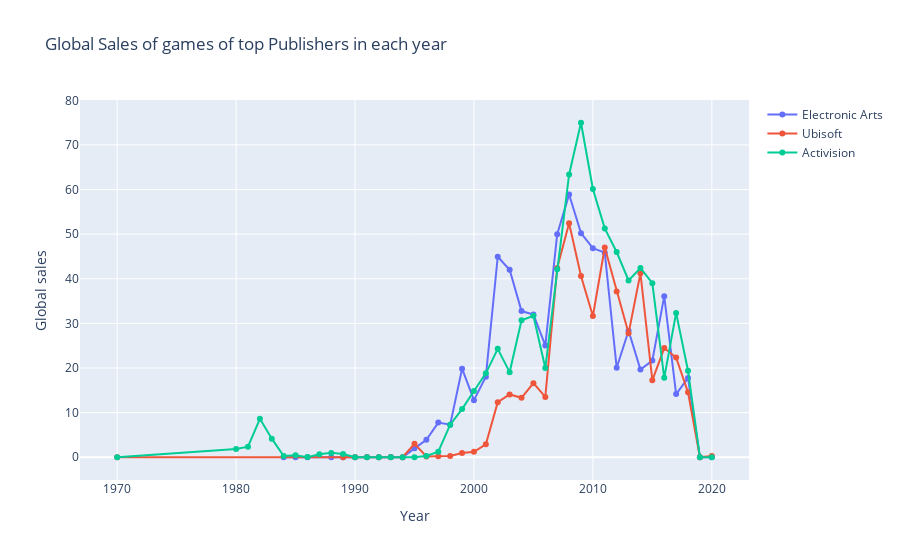

Notebook code cell kept with this figure:
### Code cell
ea_df=ds[ds['Publisher']=='Electronic Arts'][['Global_Sales','Year']].groupby('Year')['Global_Sales'].sum().sort_index()
ubisoft_df=ds[ds['Publisher']=='Ubisoft'][['Global_Sales','Year']].groupby('Year')['Global_Sales'].sum().sort_index()
activision_df=ds[ds['Publisher']=='Activision'][['Global_Sales','Year']].groupby('Year')['Global_Sales'].sum().sort_index()


trace1=go.Scatter(x=ea_df.index,
                  y=ea_df.values,
                  mode='lines+markers',
                 name='Electronic Arts')
trace2=go.Scatter(x=ubisoft_df.index,
                  y=ubisoft_df.values,
                  mode='lines+markers',
                 name='Ubisoft')
trace3=go.Scatter(x=activision_df.index,
                  y=activision_df.values,
                  mode='lines+markers',
                 name='Activision')


layout=go.Layout(title='Global Sales of games of top Publishers in each year',
                xaxis=dict(title='Year'),
                yaxis=dict(title='Global sales'))

fig=go.Figure(data=[trace1,trace2,trace3],layout=layout)
iplot(fig)

### Figure 1 — Plotly figure (JSON) as saved in the notebook; plotly's stock layout.template omitted (floating-point values rounded to 4 significant figures)
{"data": [{"mode": "lines+markers", "name": "Electronic Arts", "type": "scatter", "x": [1984, 1985, 1986, 1988, 1989, 1990, 1991, 1992, 1993, 1994, 1995, 1996, 1997, 1998, 1999, 2000, 2001, 2002, 2003, 2004, 2005, 2006, 2007, 2008, 2009, 2010, 2011, 2012, 2013, 2014, 2015, 2016, 2017, 2018, 2019, 2020], "y": [0, 0, 0, 0, 0, 0, 0.07, 0, 0.06, 0, 2, 3.92, 7.77, 7.3, 19.85, 12.8, 18.05, 44.94, 42.03, 32.76, 31.97, 25.07, 49.97, 58.88, 50.23, 46.85, 45.85, 20.07, 28.35, 19.67, 21.66, 36.1, 14.16, 17.74, 0, 0]}, {"mode": "lines+markers", "name": "Ubisoft", "type": "scatter", "x": [1970, 1989, 1990, 1991, 1992, 1993, 1994, 1995, 1996, 1997, 1998, 1999, 2000, 2001, 2002, 2003, 2004, 2005, 2006, 2007, 2008, 2009, 2010, 2011, 2012, 2013, 2014, 2015, 2016, 2017, 2018, 2019, 2020], "y": [0, 0, 0, 0, 0, 0, 0, 3.03, 0.16, 0.25, 0.3, 0.96, 1.22, 2.9, 12.33, 14.08, 13.32, 16.61, 13.53, 42.44, 52.44, 40.63, 31.65, 47.02, 37.15, 27.77, 41.24, 17.23, 24.48, 22.36, 14.55, 0, 0.29]}, {"mode": "lines+markers", "name": "Activision", "type": "scatter", "x": [1970, 1980, 1981, 1982, 1983, 1984, 1985, 1986, 1987, 1988, 1989, 1990, 1991, 1992, 1993, 1994, 1995, 1996, 1997, 1998, 1999, 2000, 2001, 2002, 2003, 2004, 2005, 2006, 2007, 2008, 2009, 2010, 2011, 2012, 2013, 2014, 2015, 2016, 2017, 2018, 2019, 2020], "y": [0, 1.87, 2.37, 8.61, 4.17, 0.27, 0.45, 0.03, 0.65, 0.98, 0.71, 0, 0, 0, 0, 0, 0, 0.27, 1.25, 7.3, 10.8, 14.85, 18.8, 24.3, 19.07, 30.71, 31.72, 19.99, 42.11, 63.38, 74.97, 60.11, 51.29, 46, 39.64, 42.42, 39.01, 17.8, 32.35, 19.39, 0, 0.01]}], "layout": {"title": {"text": "Global Sales of games of top Publishers in each year"}, "xaxis": {"title": {"text": "Year"}}, "yaxis": {"title": {"text": "Global sales"}}}}
